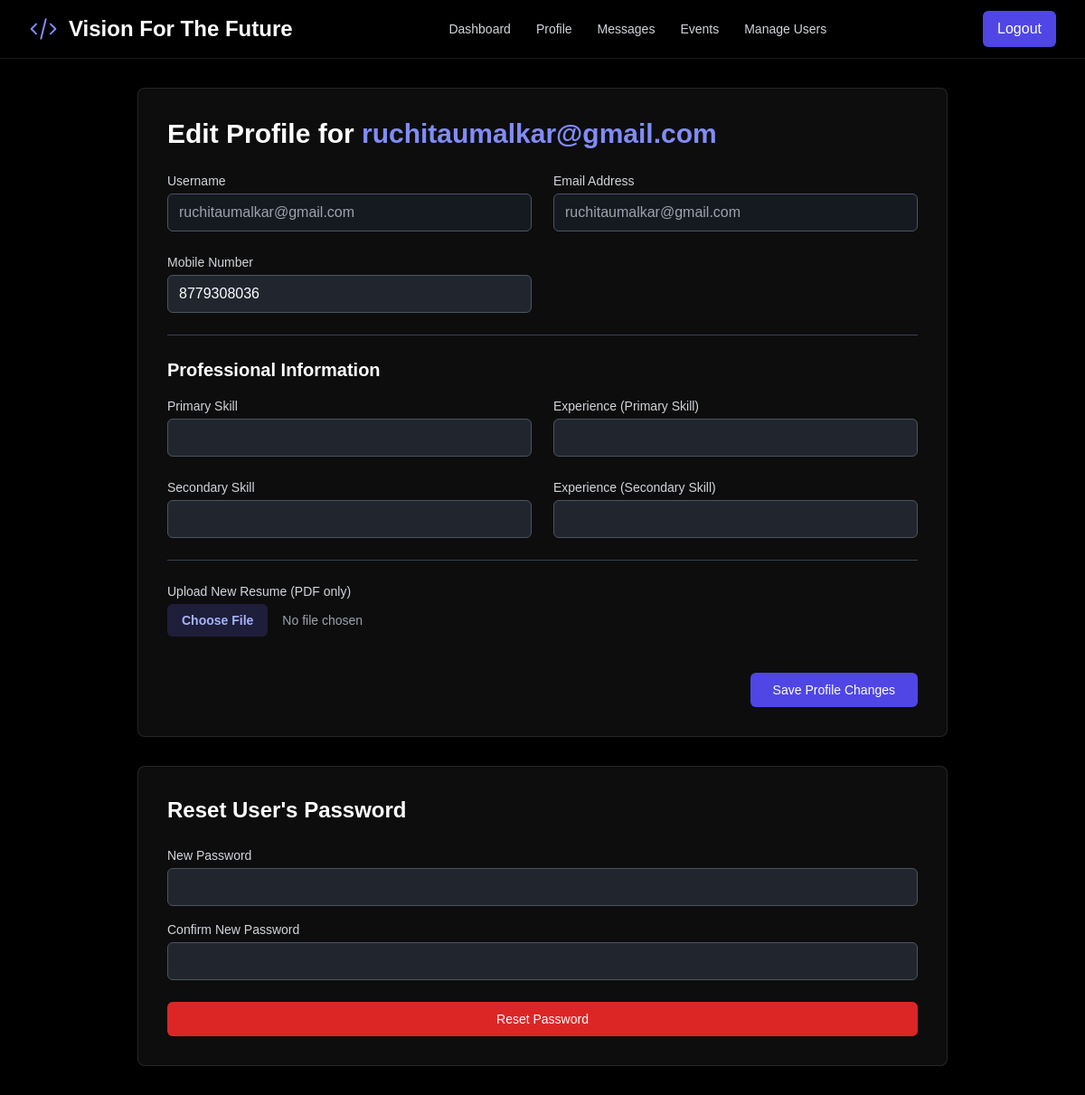
/edit_profile/2 (signed in), run on the app's committed database.
### models.py (models this page shows)
class User(UserMixin, db.Model):
    id = db.Column(db.Integer, primary_key=True)
    username = db.Column(db.String(100), unique=True, nullable=False)
    email = db.Column(db.String(120), unique=True, nullable=False)
    password_hash = db.Column(db.String(128), nullable=False)
    role = db.Column(db.String(20), nullable=False, default='candidate')
    is_approved = db.Column(db.Boolean, default=False, nullable=False)
    avatar_url = db.Column(db.String(200), nullable=False, default='https://api.dicebear.com/8.x/initials/svg?seed=User')
    problem_statement_id = db.Column(db.Integer, db.ForeignKey('problem_statement.id'), nullable=True)
    test_start_time = db.Column(db.DateTime, nullable=True)
    test_end_time = db.Column(db.DateTime, nullable=True)
    is_active = db.Column(db.Boolean, default=True, nullable=False)
    reminder_sent = db.Column(db.Boolean, default=False, nullable=False)
    test_completed = db.Column(db.Boolean, default=False, nullable=False)
    moderator_id = db.Column(db.Integer, db.ForeignKey('user.id'), nullable=True)
    mobile_number = db.Column(db.String(20), nullable=True)
    primary_skill = db.Column(db.String(100), nullable=True)
    primary_skill_experience = db.Column(db.String(50), nullable=True)
    secondary_skill = db.Column(db.String(100), nullable=True)
    secondary_skill_experience = db.Column(db.String(50), nullable=True)
    resume_filename = db.Column(db.String(200), nullable=True)
    secret_question = db.Column(db.String(255), nullable=True)
    secret_answer_hash = db.Column(db.String(128), nullable=True)
    meeting_link = db.Column(db.String(255), nullable=True)
    allowed_contacts = db.relationship('User', secondary=candidate_contacts,
                                       primaryjoin=(candidate_contacts.c.candidate_id == id),
                                       secondaryjoin=(candidate_contacts.c.developer_id == id),
                                       backref=db.backref('contact_for', lazy='dynamic'), lazy='dynamic')
    created_problems = db.relationship('ProblemStatement', foreign_keys=[ProblemStatement.created_by_id], backref='creator', lazy=True)
    sent_messages = db.relationship('Message', foreign_keys='Message.sender_id', backref='sender', lazy=True)
    received_messages = db.relationship('Message', foreign_keys='Message.recipient_id', backref='recipient', lazy=True)
    activity_updates = db.relationship('ActivityUpdate', backref='author', lazy=True)
    sent_snippets = db.relationship('CodeSnippet', foreign_keys='CodeSnippet.sender_id', backref='snippet_sender', lazy=True)
    received_snippets = db.relationship('CodeSnippet', foreign_keys='CodeSnippet.recipient_id', backref='snippet_recipient', lazy=True)
    applications = db.relationship('JobApplication', backref='candidate', lazy=True)
    test_submissions = db.relationship('CodeTestSubmission', foreign_keys='CodeTestSubmission.candidate_id', backref='candidate_submitter', lazy=True)
    received_tests = db.relationship('CodeTestSubmission', foreign_keys='CodeTestSubmission.recipient_id', backref='test_recipient', lazy=True)
    feedback_given = db.relationship('Feedback', foreign_keys='Feedback.moderator_id', backref='moderator', lazy=True)
    feedback_received = db.relationship('Feedback', foreign_keys='Feedback.candidate_id', backref='candidate', lazy=True)

### app.py (the view)
@app.route('/edit_profile/<int:user_id>')
@login_required
@role_required('admin')
def edit_user_profile(user_id):
    user = User.query.get_or_404(user_id)
    return render_template('edit_user_profile.html', user=user)

### app.py (called while the page is built)
@app.before_request
def before_request():
    session.permanent = True
    app.permanent_session_lifetime = timedelta(minutes=5)
    session.modified = True

@login_manager.user_loader
def load_user(user_id):
    return User.query.get(int(user_id))

def role_required(roles):
    if not isinstance(roles, list):
        roles = [roles]
    def wrapper(fn):
        @wraps(fn)
        def decorated_view(*args, **kwargs):
            if not current_user.is_authenticated or current_user.role not in roles:
                flash('You do not have permission to access this page.', 'danger')
                return redirect(url_for('dashboard'))
            return fn(*args, **kwargs)
        return decorated_view
    return wrapper

@app.context_processor
def inject_messages():
    if hasattr(current_user, 'is_authenticated') and current_user.is_authenticated:
        messages = Message.query.filter(
            (Message.sender_id == current_user.id) | (Message.recipient_id == current_user.id)
        ).order_by(Message.timestamp.desc()).all()
        return dict(messages=messages)
    return dict(messages=[])

### templates/edit_user_profile.html (shortened to what this page needs)
{% extends "layout.html" %}
{% block content %}
<div class="max-w-4xl mx-auto space-y-8">
    <div class="bg-white/5 dark:bg-gray-800/20 rounded-lg shadow-xl p-8 animate-dynamic backdrop-blur-sm border border-white/10">
        <h1 class="text-3xl font-bold text-white mb-6">Edit Profile for <span class="text-indigo-400">{{ user.username }}</span></h1>
        <form action="{{ url_for('update_user_profile', user_id=user.id) }}" method="POST" enctype="multipart/form-data" class="space-y-6">
            <div class="grid grid-cols-1 md:grid-cols-2 gap-6">
                <div>
                    <label class="block text-sm font-medium text-gray-300">Username</label>
                    <input type="text" value="{{ user.username }}" readonly class="mt-1 w-full px-3 py-2 border border-gray-600 rounded-md bg-gray-800/50 text-gray-400">
                </div>
                <div>
                    <label class="block text-sm font-medium text-gray-300">Email Address</label>
                    <input type="email" value="{{ user.email }}" readonly class="mt-1 w-full px-3 py-2 border border-gray-600 rounded-md bg-gray-800/50 text-gray-400">
                </div>
                <div>
                    <label for="mobile_number" class="block text-sm font-medium text-gray-300">Mobile Number</label>
                    <input type="tel" name="mobile_number" id="mobile_number" value="{{ user.mobile_number or '' }}" class="mt-1 w-full px-3 py-2 border border-gray-600 rounded-md bg-gray-700/50 text-white">
                </div>
            </div>
            <hr class="border-gray-700">
            <div>
                <h2 class="text-xl font-semibold text-white mb-4">Professional Information</h2>
                <div class="grid grid-cols-1 md:grid-cols-2 gap-6">
                    <div>
                        <label for="primary_skill" class="block text-sm font-medium text-gray-300">Primary Skill</label>
                        <input type="text" name="primary_skill" id="primary_skill" value="{{ user.primary_skill or '' }}" class="mt-1 w-full px-3 py-2 border border-gray-600 rounded-md bg-gray-700/50 text-white">
                    </div>
                    <div>
                        <label for="primary_skill_experience" class="block text-sm font-medium text-gray-300">Experience (Primary Skill)</label>
                        <input type="text" name="primary_skill_experience" id="primary_skill_experience" value="{{ user.primary_skill_experience or '' }}" class="mt-1 w-full px-3 py-2 border border-gray-600 rounded-md bg-gray-700/50 text-white">
                    </div>
                    <div>
                        <label for="secondary_skill" class="block text-sm font-medium text-gray-300">Secondary Skill</label>
                        <input type="text" name="secondary_skill" id="secondary_skill" value="{{ user.secondary_skill or '' }}" class="mt-1 w-full px-3 py-2 border border-gray-600 rounded-md bg-gray-700/50 text-white">
                    </div>
                    <div>
                        <label for="secondary_skill_experience" class="block text-sm font-medium text-gray-300">Experience (Secondary Skill)</label>
                        <input type="text" name="secondary_skill_experience" id="secondary_skill_experience" value="{{ user.secondary_skill_experience or '' }}" class="mt-1 w-full px-3 py-2 border border-gray-600 rounded-md bg-gray-700/50 text-white">
                    </div>
                </div>
            </div>
            {% if user.role == 'candidate' %}
            <hr class="border-gray-700">
            <div>
                <label for="resume" class="block text-sm font-medium text-gray-300">Upload New Resume (PDF only)</label>
                <input type="file" name="resume" id="resume" accept=".pdf" class="mt-1 block w-full text-sm text-gray-400 file:mr-4 file:py-2 file:px-4 file:rounded-md file:border-0 file:font-semibold file:bg-indigo-500/20 file:text-indigo-300 hover:file:bg-indigo-500/30">
            </div>
            {% endif %}
            <div class="pt-4 flex justify-end">
                <button type="submit" class="px-6 py-2 border border-transparent rounded-md shadow-sm text-sm font-medium text-white bg-indigo-600 hover:bg-indigo-700">
                    Save Profile Changes
                </button>
            </div>
        </form>
    </div>
    <div class="bg-white/5 dark:bg-gray-800/20 rounded-lg shadow-xl p-8 animate-dynamic backdrop-blur-sm border border-white/10">
        <h2 class="text-2xl font-bold text-white mb-6">Reset User's Password</h2>
        <form action="{{ url_for('admin_change_user_password', user_id=user.id) }}" method="POST" class="space-y-4">
            <div>
                <label for="new_password" class="block text-sm font-medium text-gray-300">New Password</label>
                <input type="password" name="new_password" id="new_password" required class="mt-1 w-full px-3 py-2 border border-gray-600 rounded-md bg-gray-700/50 text-white">
            </div>
            <div>
                <label for="confirm_password" class="block text-sm font-medium text-gray-300">Confirm New Password</label>
                <input type="password" name="confirm_password" id="confirm_password" required class="mt-1 w-full px-3 py-2 border border-gray-600 rounded-md bg-gray-700/50 text-white">
            </div>
            <div class="pt-2">
                <button type="submit" class="w-full flex justify-center py-2 px-4 border border-transparent rounded-md shadow-sm text-sm font-medium text-white bg-red-600 hover:bg-red-700">
                    Reset Password
                </button>
            </div>
        </form>
    </div>
</div>
{% endblock %}

### static/css/style.css (style rules this page uses)
body { font-family: sans-serif; overflow-x: hidden; }

### data on the page
User: username "ruchitaumalkar@gmail.com", email "ruchitaumalkar@gmail.com", mobile_number "8779308036"
